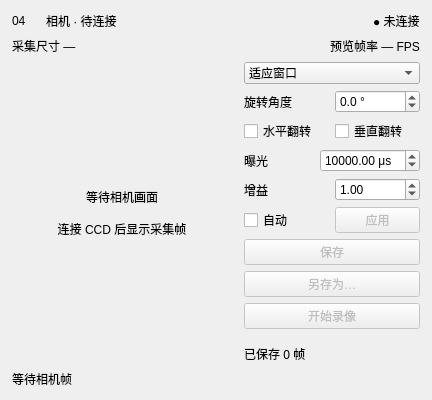
             <widget class="QFrame" name="ccdPreviewCard">
              <layout class="QVBoxLayout" name="ccdPreviewLayout">
               <property name="spacing">
                <number>7</number>
               </property>
               <property name="leftMargin">
                <number>12</number>
               </property>
               <property name="rightMargin">
                <number>12</number>
               </property>
               <property name="topMargin">
                <number>12</number>
               </property>
               <property name="bottomMargin">
                <number>12</number>
               </property>
               <item>
                <layout class="QHBoxLayout" name="ccdHeaderLayout">
                 <property name="spacing">
                  <number>8</number>
                 </property>
                 <property name="leftMargin">
                  <number>0</number>
                 </property>
                 <property name="rightMargin">
                  <number>0</number>
                 </property>
                 <property name="topMargin">
                  <number>0</number>
                 </property>
                 <property name="bottomMargin">
                  <number>0</number>
                 </property>
                 <item>
                  <widget class="QLabel" name="ccdBadgeLabel">
                   <property name="text">
                    <string>04</string>
                   </property>
                   <property name="minimumSize">
                    <size>
                     <width>26</width>
                     <height>0</height>
                    </size>
                   </property>
                   <property name="maximumSize">
                    <size>
                     <width>26</width>
                     <height>16777215</height>
                    </size>
                   </property>
                  </widget>
                 </item>
                 <item>
                  <widget class="QLabel" name="ccdTitleLabel">
                   <property name="text">
                    <string>相机 · 待连接</string>
                   </property>
                   <property name="toolTip">
                    <string>共用相机预览区；连接后显示 SDK 返回的实际型号。当前已接入度申 DVP2，ToupTek 通过独立 SDK 采集单色原始帧。</string>
                   </property>
                  </widget>
                 </item>
                 <item>
                  <spacer name="ccdHeaderLayoutSpacer">
                   <property name="orientation">
                    <enum>Qt::Horizontal</enum>
                   </property>
                   <property name="sizeHint">
                    <size>
                     <width>10</width>
                     <height>10</height>
                    </size>
                   </property>
                  </spacer>
                 </item>
                 <item>
                  <widget class="QLabel" name="ccdStateLabel">
                   <property name="text">
                    <string>● 未连接</string>
                   </property>
                  </widget>
                 </item>
                </layout>
               </item>
               <item>
                <layout class="QHBoxLayout" name="ccdGeometryLayout">
                 <property name="spacing">
                  <number>8</number>
                 </property>
                 <property name="leftMargin">
                  <number>0</number>
                 </property>
                 <property name="rightMargin">
                  <number>0</number>
                 </property>
                 <property name="topMargin">
                  <number>0</number>
                 </property>
                 <property name="bottomMargin">
                  <number>0</number>
                 </property>
                 <item>
                  <widget class="QLabel" name="ccdPanelInfoLabel">
                   <property name="text">
                    <string>采集尺寸 —</string>
                   </property>
                  </widget>
                 </item>
                 <item>
                  <spacer name="ccdGeometryLayoutSpacer">
                   <property name="orientation">
                    <enum>Qt::Horizontal</enum>
                   </property>
                   <property name="sizeHint">
                    <size>
                     <width>10</width>
                     <height>10</height>
                    </size>
                   </property>
                  </spacer>
                 </item>
                 <item>
                  <widget class="QLabel" name="ccdActiveAreaLabel">
                   <property name="text">
                    <string>预览帧率 — FPS</string>
                   </property>
                  </widget>
                 </item>
                </layout>
               </item>
               <item>
                <layout class="QHBoxLayout" name="ccdBodyLayout" stretch="1,0">
                 <property name="spacing">
                  <number>12</number>
                 </property>
                 <property name="leftMargin">
                  <number>0</number>
                 </property>
                 <property name="rightMargin">
                  <number>0</number>
                 </property>
                 <property name="topMargin">
                  <number>0</number>
                 </property>
                 <property name="bottomMargin">
                  <number>0</number>
                 </property>
                 <item>
                  <widget class="QLabel" name="ccdPreviewLabel">
                   <property name="text">
                    <string>等待相机画面

连接 CCD 后显示采集帧</string>
                   </property>
                   <property name="alignment">
                    <set>Qt::AlignCenter</set>
                   </property>
                   <property name="scaledContents">
                    <bool>false</bool>
                   </property>
                   <property name="sizePolicy">
                    <sizepolicy hsizetype="Ignored" vsizetype="Ignored">
                     <horstretch>0</horstretch>
                     <verstretch>1</verstretch>
                    </sizepolicy>
                   </property>
                   <property name="minimumSize">
                    <size>
                     <width>220</width>
                     <height>256</height>
                    </size>
                   </property>
                   <property name="toolTip">
                    <string>实时相机画面，保持原始宽高比。</string>
                   </property>
                  </widget>
                 </item>
                 <item>
                  <widget class="QWidget" name="ccdControlsWidget">
                   <property name="minimumSize">
                    <size>
                     <width>176</width>
                     <height>0</height>
                    </size>
                   </property>
                   <property name="maximumSize">
                    <size>
                     <width>176</width>
                     <height>16777215</height>
                    </size>
                   </property>
                   <layout class="QVBoxLayout" name="ccdControlsLayout">
                    <property name="spacing">
                     <number>6</number>
                    </property>
                    <property name="leftMargin">
                     <number>0</number>
                    </property>
                    <property name="rightMargin">
                     <number>0</number>
                    </property>
                    <property name="topMargin">
                     <number>0</number>
                    </property>
                    <property name="bottomMargin">
                     <number>0</number>
                    </property>
                    <item>
                     <widget class="QComboBox" name="ccdZoomComboBox">
                      <item>
                       <property name="text">
                        <string>适应窗口</string>
                       </property>
                      </item>
                      <item>
                       <property name="text">
                        <string>1:1 像素</string>
                       </property>
                      </item>
                     </widget>
                    </item>
                    <item>
                     <layout class="QHBoxLayout" name="ccdRotationLayout">
                      <property name="spacing">
                       <number>6</number>
                      </property>
                      <item>
                       <widget class="QLabel" name="ccdRotationLabel">
                        <property name="text">
                         <string>旋转角度</string>
                        </property>
                        <property name="buddy">
                         <cstring>ccdRotationSpinBox</cstring>
                        </property>
                       </widget>
                      </item>
                      <item>
                       <widget class="QDoubleSpinBox" name="ccdRotationSpinBox">
                        <property name="toolTip">
                         <string>支持任意角度，例如 45°；正值顺时针，负值逆时针。先翻转再旋转，保留完整图像。暂停播放或停止录像后可调整。</string>
                        </property>
                        <property name="decimals">
                         <number>1</number>
                        </property>
                        <property name="minimum">
                         <double>-180.0</double>
                        </property>
                        <property name="maximum">
                         <double>180.0</double>
                        </property>
                        <property name="singleStep">
                         <double>1.0</double>
                        </property>
                        <property name="value">
                         <double>0.0</double>
                        </property>
                        <property name="suffix">
                         <string> °</string>
                        </property>
                        <property name="keyboardTracking">
                         <bool>false</bool>
                        </property>
                       </widget>
                      </item>
                     </layout>
                    </item>
                    <item>
                     <layout class="QHBoxLayout" name="ccdFlipLayout">
                      <property name="spacing">
                       <number>6</number>
                      </property>
                      <item>
                       <widget class="QCheckBox" name="ccdHorizontalFlipCheckBox">
                        <property name="text">
                         <string>水平翻转</string>
                        </property>
                        <property name="toolTip">
                         <string>先将原始图像左右镜像，再执行旋转。修改后应用到实际输出；CCD 同时影响预览、保存和录像。</string>
                        </property>
                        <property name="checked">
                         <bool>false</bool>
                        </property>
                       </widget>
                      </item>
                      <item>
                       <widget class="QCheckBox" name="ccdVerticalFlipCheckBox">
                        <property name="text">
                         <string>垂直翻转</string>
                        </property>
                        <property name="toolTip">
                         <string>先将原始图像上下镜像，再执行旋转。修改后应用到实际输出；CCD 同时影响预览、保存和录像。</string>
                        </property>
                        <property name="checked">
                         <bool>false</bool>
                        </property>
                       </widget>
                      </item>
                     </layout>
                    </item>
                    <item>
                     <layout class="QHBoxLayout" name="ccdExposureSpinBoxLayout">
                      <property name="spacing">
                       <number>6</number>
                      </property>
                      <property name="leftMargin">
                       <number>0</number>
                      </property>
                      <property name="rightMargin">
                       <number>0</number>
                      </property>
                      <property name="topMargin">
                       <number>0</number>
                      </property>
                      <property name="bottomMargin">
                       <number>0</number>
                      </property>
                      <item>
                       <widget class="QLabel" name="ccdExposureSpinBoxLabel">
                        <property name="text">
                         <string>曝光</string>
                        </property>
                       </widget>
                      </item>
                      <item>
                       <widget class="QDoubleSpinBox" name="ccdExposureSpinBox">
                        <property name="decimals">
                         <number>2</number>
                        </property>
                        <property name="minimum">
                         <double>1</double>
                        </property>
                        <property name="maximum">
                         <double>4294967295</double>
                        </property>
                        <property name="value">
                         <double>10000</double>
                        </property>
                        <property name="suffix">
                         <string> μs</string>
                        </property>
                       </widget>
                      </item>
                     </layout>
                    </item>
                    <item>
                     <layout class="QHBoxLayout" name="ccdGainSpinBoxLayout">
                      <property name="spacing">
                       <number>6</number>
                      </property>
                      <property name="leftMargin">
                       <number>0</number>
                      </property>
                      <property name="rightMargin">
                       <number>0</number>
                      </property>
                      <property name="topMargin">
                       <number>0</number>
                      </property>
                      <property name="bottomMargin">
                       <number>0</number>
                      </property>
                      <item>
                       <widget class="QLabel" name="ccdGainSpinBoxLabel">
                        <property name="text">
                         <string>增益</string>
                        </property>
                       </widget>
                      </item>
                      <item>
                       <widget class="QDoubleSpinBox" name="ccdGainSpinBox">
                        <property name="decimals">
                         <number>2</number>
                        </property>
                        <property name="minimum">
                         <double>0.01</double>
                        </property>
                        <property name="maximum">
                         <double>1000</double>
                        </property>
                        <property name="value">
                         <double>1</double>
                        </property>
                       </widget>
                      </item>
                     </layout>
                    </item>
                    <item>
                     <layout class="QHBoxLayout" name="ccdApplyLayout">
                      <property name="spacing">
                       <number>6</number>
                      </property>
                      <property name="leftMargin">
                       <number>0</number>
                      </property>
                      <property name="rightMargin">
                       <number>0</number>
                      </property>
                      <property name="topMargin">
                       <number>0</number>
                      </property>
                      <property name="bottomMargin">
                       <number>0</number>
                      </property>
                      <item>
                       <widget class="QCheckBox" name="ccdAutoExposureCheckBox">
                        <property name="text">
                         <string>自动</string>
                        </property>
                        <property name="checked">
                         <bool>false</bool>
                        </property>
                       </widget>
                      </item>
                      <item>
                       <widget class="QPushButton" name="ccdApplyParametersButton">
                        <property name="enabled">
                         <bool>false</bool>
                        </property>
                        <property name="text">
                         <string>应用</string>
                        </property>
                       </widget>
                      </item>
                     </layout>
                    </item>
                    <item>
                     <widget class="QPushButton" name="ccdCaptureButton">
                      <property name="text">
                       <string>保存</string>
                      </property>
                      <property name="enabled">
                       <bool>false</bool>
                      </property>
                     </widget>
                    </item>
                    <item>
                     <widget class="QPushButton" name="ccdSaveAsButton">
                      <property name="text"><string>另存为…</string></property>
                      <property name="toolTip"><string>选择文件名和位置后，采集并保存一帧新的完整图像，不改变默认保存目录。</string></property>
                      <property name="enabled"><bool>false</bool></property>
                     </widget>
                    </item>
                    <item>
                     <widget class="QPushButton" name="ccdRecordButton">
                      <property name="text">
                       <string>开始录像</string>
                      </property>
                      <property name="enabled">
                       <bool>false</bool>
                      </property>
                     </widget>
                    </item>
                    <item>
                     <spacer name="ccdControlsLayoutSpacer">
                      <property name="orientation">
                       <enum>Qt::Vertical</enum>
                      </property>
                      <property name="sizeHint">
                       <size>
                        <width>10</width>
                        <height>10</height>
                       </size>
                      </property>
                     </spacer>
                    </item>
                    <item>
                     <widget class="QLabel" name="ccdFramesReceivedLabel">
                      <property name="text">
                       <string>已保存 0 帧</string>
                      </property>
                     </widget>
                    </item>
                   </layout>
                  </widget>
                 </item>
                </layout>
               </item>
               <item>
                <widget class="QLabel" name="ccdFrameInfoLabel">
                 <property name="text">
                  <string>等待相机帧</string>
                 </property>
                 <property name="textFormat">
                  <enum>Qt::PlainText</enum>
                 </property>
                 <property name="sizePolicy">
                  <sizepolicy hsizetype="Ignored" vsizetype="Fixed">
                   <horstretch>0</horstretch>
                   <verstretch>0</verstretch>
                  </sizepolicy>
                 </property>
                 <property name="minimumSize">
                  <size>
                   <width>0</width>
                   <height>16</height>
                  </size>
                 </property>
                </widget>
               </item>
              </layout>
             </widget>
